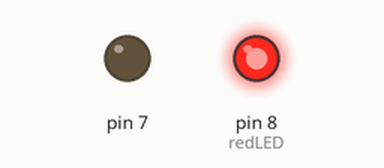
Bench run of a sketch on a simulated Arduino Uno, built with avr-gcc and run on an emulated ATmega328P. On the bench: output pins drawn as LEDs (lit = HIGH).

Above: at 1.8 s.
At 7.8 s:
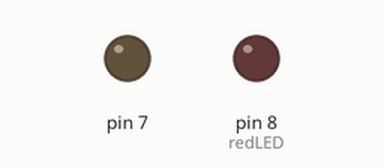
Timing chart, 0 to 11.1 s (numbered marks = the images above):
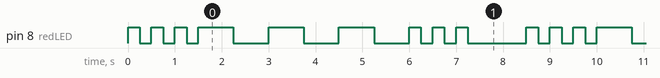

Measured:
- by itself, pin 8 (redLED): repeats every 8.5 s: 2 × (LOW 0.25 s, HIGH 0.25 s), LOW 0.25 s, 3 × (HIGH 0.75 s, LOW 0.75 s), 2 × (HIGH 0.25 s, LOW 0.25 s), HIGH 0.25 s, LOW 1.3 s, HIGH 0.25 s
- by itself, everything shown: repeats every 8.5 s, in 18 steps

The sketch:

BareMinimum.ino
```cpp
int redLED=8;
int dit=250;
int dah=750;
int longW= 1000;


//LED Blinking
void setup() {
  // put your setup code here, to run once:
  pinMode(8, OUTPUT);
  pinMode(7, OUTPUT);
}

void loop() {
  // put your main code here, to run repeatedly:
  digitalWrite(redLED, HIGH);
  delay(dit);
  digitalWrite(redLED, LOW);
  delay(dit);
  digitalWrite(redLED, HIGH);
  delay(dit);
  digitalWrite(redLED, LOW);
  delay(dit);
  digitalWrite(redLED, HIGH);
  delay(dit);
  digitalWrite(redLED, LOW);
  delay(dit);


  digitalWrite(redLED, HIGH);
  delay(dah);
  digitalWrite(redLED, LOW);
  delay(dah);
  digitalWrite(redLED, HIGH);
  delay(dah);
  digitalWrite(redLED, LOW);
  delay(dah);
  digitalWrite(redLED, HIGH);
  delay(dah);
  digitalWrite(redLED, LOW);
  delay(dah);

  digitalWrite(redLED, HIGH);
  delay(dit);
  digitalWrite(redLED, LOW);
  delay(dit);
  digitalWrite(redLED, HIGH);
  delay(dit);
  digitalWrite(redLED, LOW);
  delay(dit);
  digitalWrite(redLED, HIGH);
  delay(dit);
  digitalWrite(redLED, LOW);
  delay(dit);

  delay(longW);
}
```
